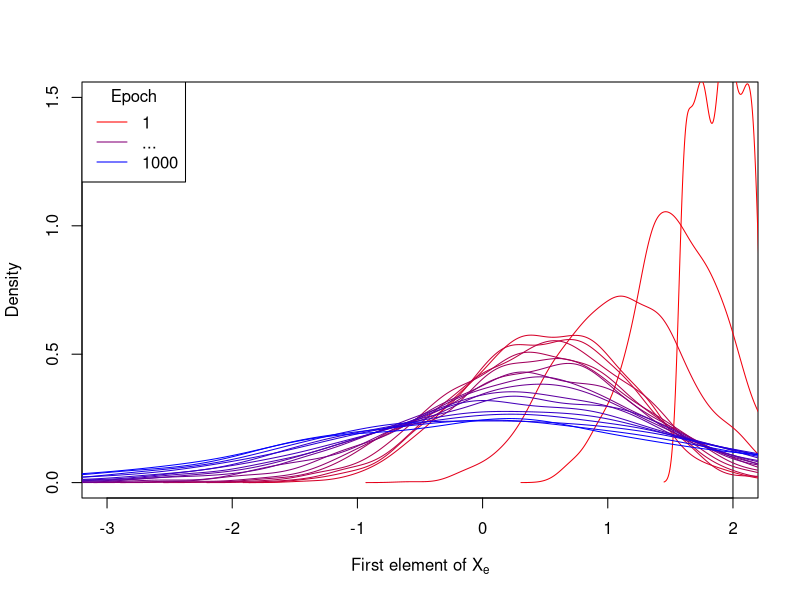
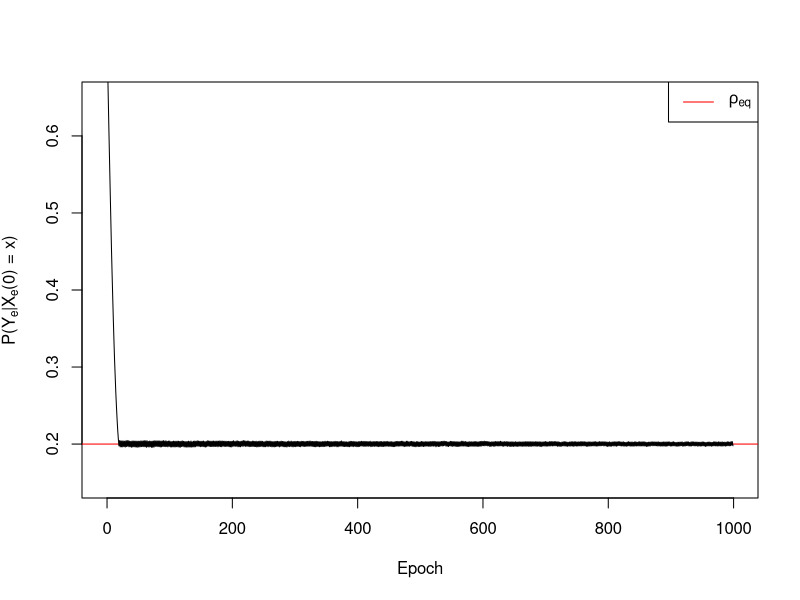

Write the R code that produced these figures, in order.
################################################################
################################################################
## Successive adjuvancy basic simulation of theorem 3         ##
################################################################
################################################################
## 
## James Liley, July 27
##



################################################################
## Seed, functions, parameters                                ##
################################################################

# Random seed
set.seed(1)

# Logistic function
logistic=function(x,a=1) 1/(1+exp(-a*x))

# Converge in distribution or not
#  Set to FALSE to demonstrate failure of X_e(1) to converge in 
#  distribution despite P(Y_e|X_e=x) converging 
converge=FALSE

# Parameters
n=1000 # number of samples
p=3 # dimension of x
if (converge) mxs0=0.1 else mxs0=0.5 # g shifts each element of x by up to this much
if (converge) nlimit=1000 else nlimit=1000 # g shifts each element of x by up to this much

# Test point
x=c(2,3,-1)

# Function governing how to compute rho from values z=P(Y_e|X_e(0)=x) (oracle is mean of z)
rho_fit=function(z,e) mean(f(z,e=e)) # effectively unbiased, no variance

# Set to TRUE to save figure to file rather than drawing in R
save_plot=TRUE


################################################################
## Define functions f and g                                   ##
################################################################

# f, parametrised by beta (beta=(0.62,0.18,0.84) if run with seed)
beta=abs(rnorm(p)) # WOLOG assume elements of beta are positive
f=function(x,e=0) as.numeric(logistic(x %*% beta))

## Random valued g:  
## If 'converge' is FALSE, sets g such that Xe does not converge in distribution
if (converge) 
{
  ## In this case, g(r,x) = x + sU; s=(r-r_eq)*sign(r-r_eq),U~U(-mxs/2,mxs)
  ##  We have E{f(g(r,x))-f(x)}/(r-r_eq) < E{f(x + (r-r_eq)*mxs)-f(x)}/(r-r_eq) < mxs*max(grad(f)) < 2-e
  ##  Also for E{f(x)}>r_eq, we have g(E{f(x)},x)-x = (E{f(x)}-r_eq)*U, which depends on x only through f(x), so zeta=(E{f(x)}-r_eq)*U, Z=0
  ##  Now E(zeta|rho)=E(zeta|E{f(x)}) = (rho-r_eq)*mxs/4 = O(rho-r_eq)
  g=function(r,x,r_eq=0.2,mxs=mxs0,e=0) {
    #dx=matrix(runif(length(x),0,mxs),nrow=nrow(x),ncol=ncol(x))
    dx=matrix(runif(length(x),-mxs/2,mxs),nrow=nrow(x),ncol=ncol(x))
    sx=(r-r_eq)
    dx=dx*sx
    return(x-dx)
  }
} else {
  ##  In this case, however, zeta=(E{f(x)}-r_eq)^(1/4) *U
  ##  so E(zeta|rho)=E(zeta|E{f(x)}) = (rho-r_eq)^(1/4) *mxs/4 != O(rho-r_eq)
  g=function(r,x,r_eq=0.2,mxs=mxs0,e=0) {
    dx=matrix(runif(length(x),-mxs/2,mxs),nrow=nrow(x),ncol=ncol(x))
    sx=(r-r_eq)
    dx=dx*sign(sx)*abs(sx)^(1/4)
    return(x-dx)
  }
}

################################################################
## Functions to compute X_e and (empirically) rho_e           ##
################################################################

# Compute rho and x_e at epoch e with (not-quite) oracle predictor
x_e = function(x,e,nt=1000) {
  
  xe=array(0,dim=c(nt,length(x),e-1))
  rho=rep(0,e-1)
  
  # epoch 0
  xe0=outer(rep(1,nt),x)
  rho0=rho_fit(xe0,0)
  
  xe[,,1]=xe0
  rho[1]=rho0
  
  for (ex in 1:(e-1)) {
    xe1=g(rho0,xe0) # This is X_e
    rho1=rho_fit(xe1,ex) # this is E(Y|X(0)=x) or E(f(Xe))
    rho0=rho1; xe0=xe1
    xe[,,ex]=xe0
    rho[ex]=rho0
  }
  
  return(list(rho=rho,xe=xe))
}


################################################################
## Compute rho and x_e                                        ##
################################################################

# Compute distribution of X_e at various values of e
xx=x_e(x,nlimit)

ntrial=20 # this many plots
for (ii in 1:ntrial) {
  i=min(nlimit-1,ceiling((ii^(2.5))*(nlimit-1)/(ntrial^(2.5))))
  xe=xx$xe[,,i]
  dx=density(xe[,1])
  assign(paste0("dx",ii),dx)
}

rho_seq=xx$rho; 


################################################################
## Draw figures                                               ##
################################################################

# Set up
if (save_plot) pdf(paste0("thm3demo_conv",converge,".pdf"),width=4,height=4)

# With this g, xe converges in distribution if converge=TRUE and does not otherwise
if (converge) {
  xlim0=c(0,2.5)
  ylim0=c(0,14)
  ylim1=c(0.15,1)
} else {
  xlim0=c(-3,2)
  ylim0=c(0,1.5)
  ylim1=c(0.15,0.65)
}
plot(0,xlim=xlim0,ylim=ylim0,type="n",xlab=expression("First element of X"[e]),ylab="Density")
cx=colorRampPalette(c("red","blue"))(ntrial)
abline(v=x[1])
for (ii in 1:ntrial) {
  dx=get(paste0("dx",ii))
  lines(dx,col=cx[ii])
}
legend("topleft",title="Epoch",legend=c("1","...",nlimit),col=cx[c(1,10,20)],lty=1)

if (save_plot) dev.off()

if (save_plot) pdf(paste0("thm3demo_conv",converge,"_rho.pdf"),width=4,height=4)

#... and rho converges if converge=TRUE, and almost converges otherwise.
plot(0,type="n",xlab="Epoch",xlim=c(0,length(rho_seq)),
  ylab=expression(paste("P(Y"[e],"|X"[e],"(0) = x)")),
  ylim=ylim1) # converges slowly to rho_eq
abline(h=0.2,col="red")
lines(rho_seq)
legend("topright",legend=expression(rho[eq]),col="red",lty=1)

if (save_plot) dev.off()

